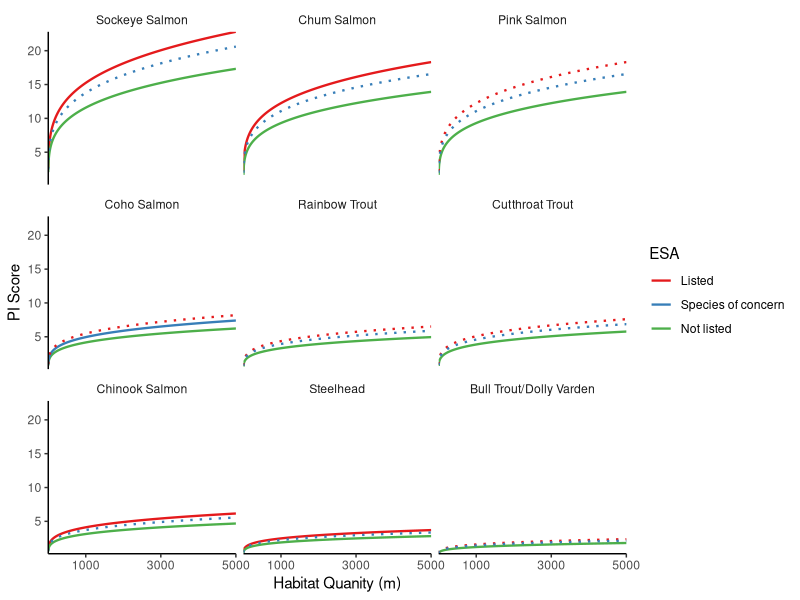
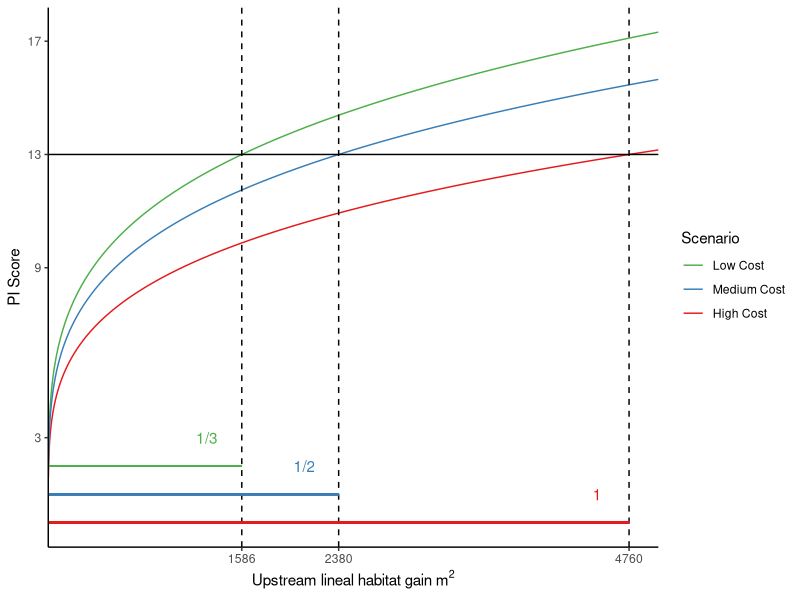
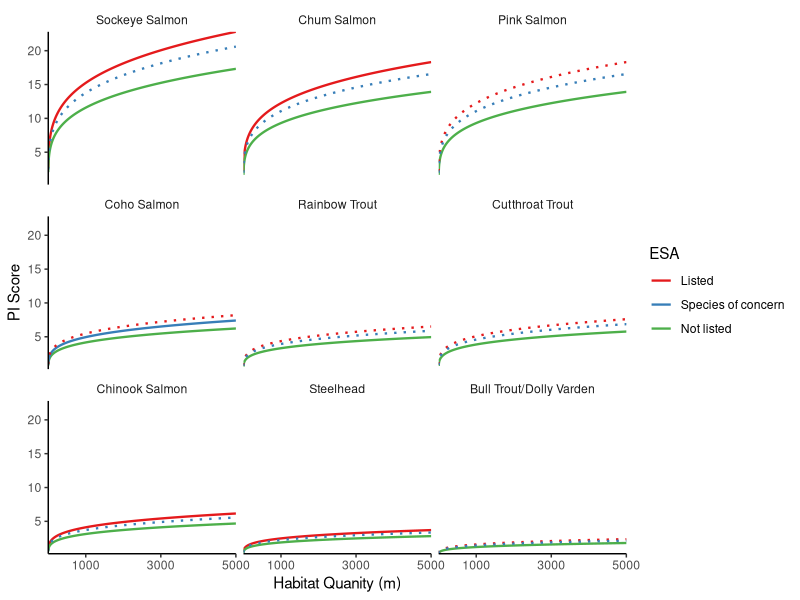
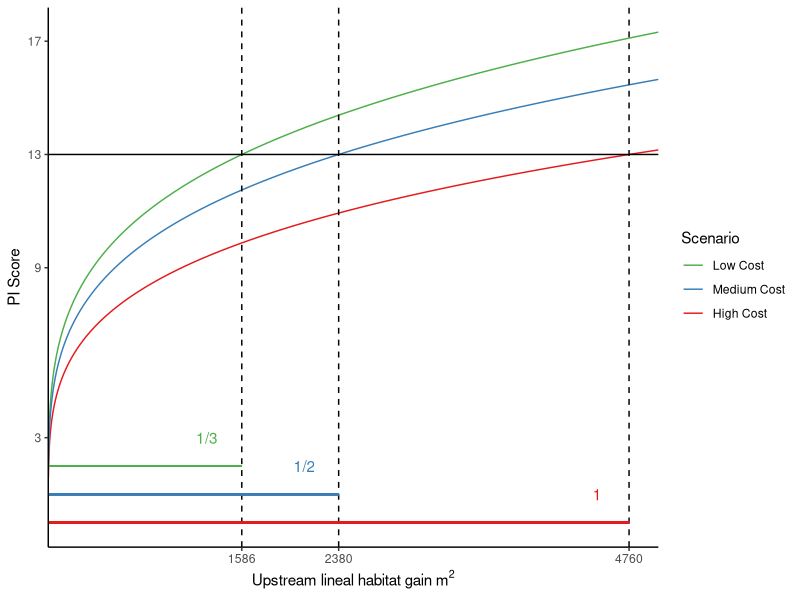

Recreate these plots in R, in order.
## ---- chunk 1
knitr::opts_chunk$set(echo = TRUE)

#load libraries
library(tidyverse)
library(here)
library(RColorBrewer)
library(ragg)

## ---- chunk 2

#Create dummy dataframes for each species and each run type
#I got the data for the ESA listing from salmonscape
#Chinook
CoastChinook<- data.frame(B=1, P=0.016, H=1:5000, Species = "Chinook Salmon", ESA = "Not listed",Run = "WA Coast", Scenario = "Real", M=2, D=1, C=3) %>% 
  mutate(PI = (B*P*H*M*D*C)^(1/4))
PugetChinook <- data.frame(B=1, P=0.016, H=1:5000, Species = "Chinook Salmon", ESA = "Listed", Run = "Puget Sound", Scenario = "Real", M=2, D=3, C=3) %>% 
  mutate(PI = (B*P*H*M*D*C)^(1/4))
ChinookS<- data.frame(B=1, P=0.016, H=1:5000, Species = "Chinook Salmon", ESA = "Species of concern",Run = "WA Coast", Scenario = "Scenario", M=2, D=2, C=3) %>% 
  mutate(PI = (B*P*H*M*D*C)^(1/4))

#Coho
OPCoho<- data.frame(B=1, P=0.05, H=1:5000, Species = "Coho Salmon", ESA = "Not listed", Run = "Olympic Peninsula/SW WA", Scenario = "Real", M=2, D=1, C=3) %>% 
  mutate(PI = (B*P*H*M*D*C)^(1/4))
PugetCoho <- data.frame(B=1, P=0.05, H=1:5000, Species = "Coho Salmon", ESA = "Species of concern", Run = "Puget Sound", Scenario = "Real", M=2, D=2, C=3) %>% 
  mutate(PI = (B*P*H*M*D*C)^(1/4))
CohoS<- data.frame(B=1, P=0.05, H=1:5000, Species = "Coho Salmon", ESA = "Listed", Run = "Olympic Peninsula/SW WA", Scenario = "Scenario", M=2, D=3, C=3) %>% 
  mutate(PI = (B*P*H*M*D*C)^(1/4))

#Sockeye
PlesantSockeye <- data.frame(B=1, P=3, H=1:5000, Species = "Sockeye Salmon", ESA = "Listed", Run = "Lake Plesant",  Scenario = "Real", M=2, D=3, C=3) %>% 
  mutate(PI = (B*P*H*M*D*C)^(1/4))
QuinaltSockeye <- data.frame(B=1, P=3, H=1:5000, Species = "Sockeye Salmon", ESA = "Not listed", Run = "Quinalt/Baker River", Scenario = "Real",  M=2, D=1, C=3) %>% 
  mutate(PI = (B*P*H*M*D*C)^(1/4))
SockeyeS <- data.frame(B=1, P=3, H=1:5000, Species = "Sockeye Salmon", ESA = "Species of concern", Run = "Quinalt/Baker River", Scenario = "Scenario",  M=2, D=2, C=3) %>% 
  mutate(PI = (B*P*H*M*D*C)^(1/4))

#Bull
Bull_Dolly <- data.frame(B=1, P=0.0007, H=1:5000, Species = "Bull Trout/Dolly Varden", ESA = "Not listed", Run = "NA", Scenario = "Real", M=1, D=1, C=3) %>% 
  mutate(PI = (B*P*H*M*D*C)^(1/4))
BullDollyS2 <- data.frame(B=1, P=0.0007, H=1:5000, Species = "Bull Trout/Dolly Varden", ESA = "Species of concern", Run = "NA", Scenario = "Scenario", M=1, D=2, C=3) %>% 
  mutate(PI = (B*P*H*M*D*C)^(1/4))
BullDollyS3 <- data.frame(B=1, P=0.0007, H=1:5000, Species = "Bull Trout/Dolly Varden", ESA = "Listed", Run = "NA", Scenario = "Scenario", M=1, D=3, C=3) %>% 
  mutate(PI = (B*P*H*M*D*C)^(1/4))

#Rainbow
Rainbow <- data.frame(B=1, P=0.04, H=1:5000, Species = "Rainbow Trout", ESA = "Not listed", Run = "NA", Scenario = "Real", M=1, D=1, C=3) %>% 
  mutate(PI = (B*P*H*M*D*C)^(1/4))
RainbowS2 <- data.frame(B=1, P=0.04, H=1:5000, Species = "Rainbow Trout", ESA = "Species of concern", Run = "NA", Scenario = "Scenario", M=1, D=2, C=3) %>% 
  mutate(PI = (B*P*H*M*D*C)^(1/4))
RainbowS3 <- data.frame(B=1, P=0.04, H=1:5000, Species = "Rainbow Trout", ESA = "Listed", Run = "NA", Scenario = "Scenario", M=1, D=3, C=3) %>% 
  mutate(PI = (B*P*H*M*D*C)^(1/4))

#Chum
HoodChum <- data.frame(B=1, P=1.25, H=1:5000, Species = "Chum Salmon", ESA = "Listed", Run = "Hood River", Scenario = "Real", M=2, D=3, C=3) %>% 
  mutate(PI = (B*P*H*M*D*C)^(1/4))
CoastChum <- data.frame(B=1, P=1.25, H=1:5000, Species = "Chum Salmon", ESA = "Not listed", Run = "Pacific Coast/Puget Sound", Scenario = "Real", M=2, D=1, C=3) %>% 
  mutate(PI = (B*P*H*M*D*C)^(1/4))
CoastChumS <- data.frame(B=1, P=1.25, H=1:5000, Species = "Chum Salmon", ESA = "Species of concern", Run = "Pacific Coast/Puget Sound", Scenario = "Scenario", M=2, D=2, C=3) %>% 
  mutate(PI = (B*P*H*M*D*C)^(1/4))

#Pink
OddPink <- data.frame(B=1, P=1.25, H=1:5000, Species = "Pink Salmon", ESA = "Not listed", Run = "Odd/Even", Scenario = "Real", M=2, D=1, C=3) %>% 
  mutate(PI = (B*P*H*M*D*C)^(1/4))
OddPinkS2 <- data.frame(B=1, P=1.25, H=1:5000, Species = "Pink Salmon", ESA = "Species of concern", Run = "Odd/Even", Scenario = "Scenario", M=2, D=2, C=3) %>% 
  mutate(PI = (B*P*H*M*D*C)^(1/4))
OddPinkS3 <- data.frame(B=1, P=1.25, H=1:5000, Species = "Pink Salmon", ESA = "Listed", Run = "Odd/Even", Scenario = "Scenario", M=2, D=3, C=3) %>% 
  mutate(PI = (B*P*H*M*D*C)^(1/4))

#Steelhead
OPSteelhead <- data.frame(B=1, P=0.0021, H=1:5000, Species = "Steelhead", ESA = "Not listed", Run = "Olympic Penninsula", Scenario = "Real", M=2, D=1, C=3) %>% 
  mutate(PI = (B*P*H*M*D*C)^(1/4))
PugetSteelhead <- data.frame(B=1, P=0.0021, H=1:5000, Species = "Steelhead", ESA = "Listed", Run = "Puget/SW WA", Scenario = "Real", M=2, D=3, C=3) %>% 
  mutate(PI = (B*P*H*M*D*C)^(1/4))
PugetSteelheadS <- data.frame(B=1, P=0.0021, H=1:5000, Species = "Steelhead", ESA = "Species of concern", Run = "Puget/SW WA", Scenario = "Scenario", M=2, D=2, C=3) %>% 
  mutate(PI = (B*P*H*M*D*C)^(1/4))

#Cutthroat
Cutthroat <- data.frame(B=1, P=0.037, H=1:5000, Species = "Cutthroat Trout", ESA = "Not listed", Run = "NA", Scenario = "Real", M=2, D=1, C=3) %>% 
  mutate(PI = (B*P*H*M*D*C)^(1/4))
CutthroatS2 <- data.frame(B=1, P=0.037, H=1:5000, Species = "Cutthroat Trout", ESA = "Species of concern", Run = "NA", Scenario = "Scenario", M=2, D=2, C=3) %>% 
  mutate(PI = (B*P*H*M*D*C)^(1/4))
CutthroatS3 <- data.frame(B=1, P=0.037, H=1:5000, Species = "Cutthroat Trout", ESA = "Listed", Run = "NA", Scenario = "Scenario", M=2, D=3, C=3) %>% 
  mutate(PI = (B*P*H*M*D*C)^(1/4))

#Join all the dataframes so that they can be plotted together
SpeciesJoin = rbind(Cutthroat, PugetSteelhead, OPSteelhead, OddPink,
                    CoastChum, HoodChum, Rainbow, Bull_Dolly, QuinaltSockeye, PlesantSockeye,
                    PugetCoho, OPCoho, CoastChinook, PugetChinook, ChinookS, CohoS, SockeyeS, BullDollyS3, BullDollyS2, RainbowS2, RainbowS3, CoastChumS, OddPinkS3, OddPinkS2, PugetSteelheadS, CutthroatS3, CutthroatS2)

## ---- chunk 3

SpeciesPlot <- SpeciesJoin %>% 
  mutate(Species = fct_reorder(Species, desc(P))) %>% 
  ggplot(aes(x=H, y=PI, color=ESA))+
  geom_line(size=.8, aes(linetype = Scenario))+
  scale_color_manual(values=c("#e41a1c", "#377eb8", "#4daf4a"),
                     limits = c("Listed", "Species of concern", "Not listed"))+
  facet_wrap(~Species)+
  theme_classic()+
  theme(strip.background=element_blank())+
  scale_linetype_manual(values = c("solid", "dotted"),
                        guide = "none") +
  scale_x_continuous(expand = c(0,0),
                     breaks = c(1000, 3000, 5000))+
  scale_y_continuous(expand= c(0,0))+
  labs(x = "Habitat Quanity (m)", y = "PI Score")

SpeciesPlot

#Save Plot
ggsave(here("output/WDFW Figures","SpeciesLine.pdf"), plot = SpeciesPlot, device = "pdf")
#I edited this plot using illustrator to make it more "beautiful" the final plot is in the BeautifulRClassFigures.pdf

#Sunny and Braeden asked me to add a dashed line for the other potential ESA listed runs that don't currently exist, but theoretically could exist.


## ---- chunk 4
#Let's try looking at one species under different cost scenarios to see how much habitat,
  #would have to be gained to make the cost worth it. I modeled this scenario as if it were a sockeye run, but it doesn't really matter what the other variables values are as long as they are held constant.
#100,000m is equal to ~62miles
#I'm using M=2 because Sockeye is anadromous
#I'm using D=1 because there was only one threatened run on Salmon scape but most of the 
  #case area apears not to be ESA listed
#creating dummy models
HighCost <- data.frame(B=1, P=3, H=1:5000, Scenario = "Low Cost", M=2, D=1, C=3) %>% 
  mutate(PI = (B*P*H*M*D*C)^(1/4))
MedCost <- data.frame(B=1, P=3, H=1:5000, Scenario = "Medium Cost", M=2, D=1, C=2) %>% 
  mutate(PI = (B*P*H*M*D*C)^(1/4))
LowCost <- data.frame(B=1, P=3, H=1:5000, Scenario = "High Cost", M=2, D=1, C=1) %>% 
  mutate(PI = (B*P*H*M*D*C)^(1/4))

#merging the datasets
Cost = rbind(HighCost, MedCost, LowCost)

#plotting results
  #I chose the horizontal PI value based on the average PI for the WDFW dataset (this was calculated in the     WDFW explore doc)
  #The intersections were calculated by hand using the WDFW equation

WDFWCost <- ggplot(data = Cost, aes(x = H, y = PI, color = Scenario))+
  geom_line()+
  theme_classic()+
  geom_hline(yintercept = 13)+
  geom_vline(xintercept = c(1586, 2380, 4760), linetype = "dashed")+
  geom_segment(aes(x = 0, y = 0, xend = 4760, yend = 0), color = "#e41a1c")+
  annotate(geom = "text", x = 4500, y = 1, label = "1", color = "#e41a1c")+
  geom_segment(aes(x = 0, y = 1, xend = 2380, yend = 1), color = "#377eb8")+
  annotate(geom = "text", x = 2100, y = 2, label = "1/2", color = "#377eb8")+
  geom_segment(aes(x = 0, y = 2, xend = 1586, yend = 2), color = "#4daf4a")+
  annotate(geom = "text", x = 1300, y = 3, label = "1/3", color = "#4daf4a")+
  scale_y_continuous(breaks = c(3, 9, 13, 17))+
  scale_x_continuous(breaks = c(1586, 2380, 4760),
                     expand = c(0,0))+
labs(x = expression(Upstream~lineal~habitat~gain~m^2), y = "PI Score") +
  scale_color_manual(breaks = c("Low Cost", "Medium Cost", "High Cost"), 
                     values = c("#4daf4a", "#377eb8", "#e41a1c")) 

WDFWCost

#save figure
ggsave(dpi = 300, units = "in", here("output/WDFW Figures","WDFWCost.tiff"), plot = WDFWCost, 
       device = agg_tiff, width = 5, height = 4)
